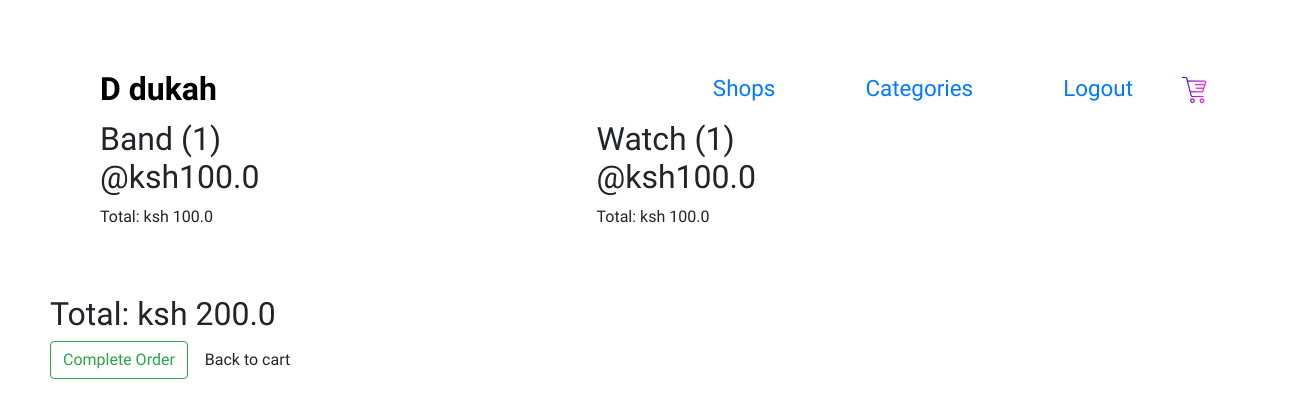
/checkout/ (signed in), run on an earlier commit of the app's database.
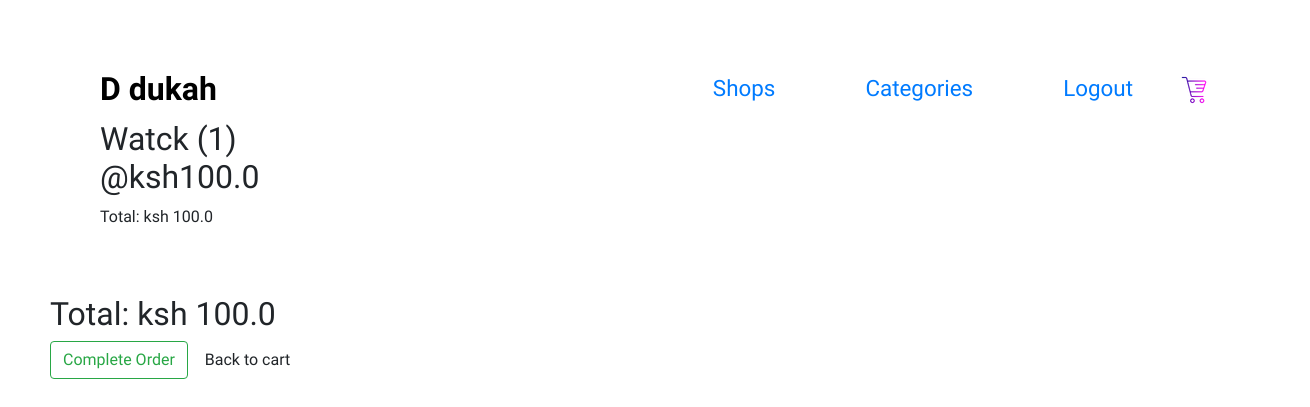
And on a later commit of the database.
### shop/models.py (models this page shows, shortened)
class CartItem(models.Model):
    product = models.ForeignKey(Product, on_delete=models.CASCADE)
    cart = models.ForeignKey(Cart, on_delete=models.CASCADE)
    quantity = models.IntegerField(default=0)
    date_added = models.DateTimeField(auto_now_add=True)
    @property
    def get_item_total(self):
        return self.quantity * self.product.price

class Product(models.Model):
    name = models.CharField(max_length=200)
    shop = models.ForeignKey(Shop, on_delete=models.CASCADE)
    image = models.ImageField(null=True, blank=True)
    price = models.DecimalField(max_digits=5, decimal_places=1)
    description = models.CharField(max_length=500)

class Cart(models.Model):
    user = models.ForeignKey(User, on_delete=models.SET_NULL, null=True, blank=True)
    date = models.DateTimeField(auto_now_add=True)
    complete = models.BooleanField(default=False)
    transaction_id = models.CharField(max_length=50, null=True, blank=True)
    @property
    def get_cart_total(self):
        return sum([item.get_item_total for item in self.cartitem_set.all()])

### shop/views.py (the view)
# urls.py: path('checkout/', checkout, name='checkout'),
def checkout(request):
    cart_items = cart_data(request)
    context = {
        'cart_items': cart_items['items'],
        'cart': cart_items['cart']
    }
    return render(request, 'shop/checkout.html', context)

### shop/utils.py (called while the page is built)
def cart_data(request):
    if request.user.is_authenticated:
        cart = Cart.objects.get(user=request.user, complete=False)
        items = cart.cartitem_set.all()
    else:
        cookieData = cookieCart(request)
        items = cookieData['items']
        cart = cookieData['cart']
    return {'cart': cart, 'items': items}

### templates/shop/checkout.html (shortened to what this page needs)
{% extends 'base.html' %}
{% load static %}
{% block content %}
<div class="checkout">
    <div class="items">
        {% for item in cart_items %}
            <div class="checkout-item">
                <h2>{{item.product.name}} ({{item.quantity}}) @ksh{{item.product.price}}</h2>
                <p>Total: ksh {{item.get_item_total}}</p>
            </div>
        {% endfor %}
    </div>
    <div class="summary">
        <h2>Total: ksh {{cart.get_cart_total}}</h2>
        <button class="btn btn-outline-success">Complete Order</button>
        <a href="{% url 'cart' %}" class="btn"> Back to cart</a>
    </div>
</div>
{% endblock %}

What changed in the data, as far as the page shows it:
removed CartItem: product.name "Band", quantity "1", product.price "100.0", get_item_total "100.0"
removed CartItem: product.name "Watch", quantity "1", product.price "100.0", get_item_total "100.0"
added CartItem: product.name "Watck", quantity "1", product.price "100.0", get_item_total "100.0"
computed for Cart: get_cart_total "200.0" → "100.0"
